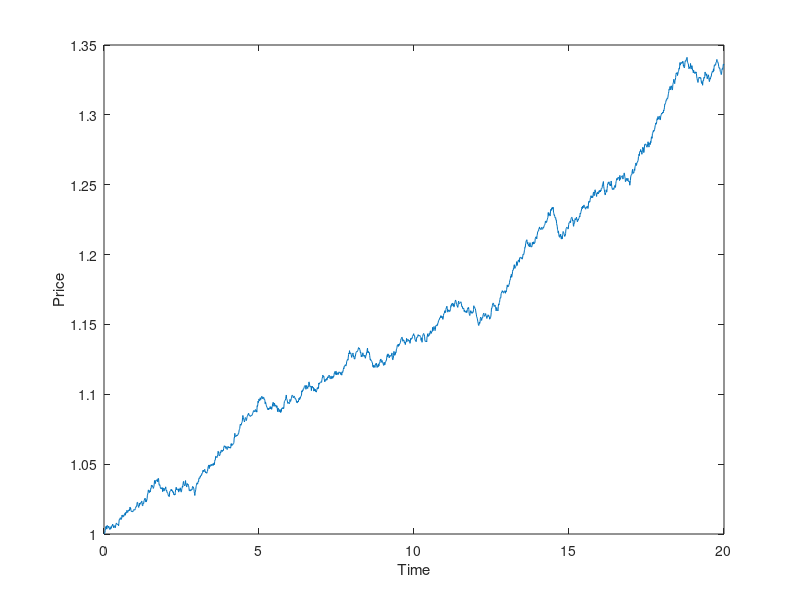

Recreate this plot in MATLAB.
close all;
clear;

% Simulation Settings
num_steps = 2000;
T = 20;

% Hyperparameters
sigma = 0.01;
mu = 0.01;
S0 = 1;


dt = T/num_steps;
time = 0:dt:T;

% Brownian Motion
dW = sqrt(dt)*randn(1,num_steps);

% dS/S
incre = sigma*dW + mu*dt;
log_S = cumsum([log(S0) incre]);
S = exp(log_S);

% Plot
figure;
plot(time, S);
xlabel("Time");
ylabel("Price");
